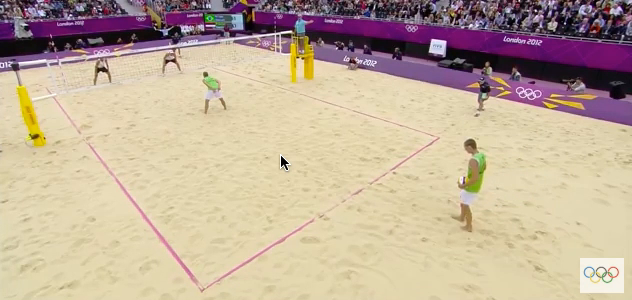
#> input picture frame 76 of media/beachVolleyball1.mov, 632 x 300 px, given in place of beachVolleyball5.mov, which was not available
$ python video5.py   (Python 2 division)
#> lines starting #> are read from the running program, lines starting #| are printed output that depends on the picture; after the words box and inside, x2 and y2 are one past the last pixel; in counts of white or black regions, pixels touching at a corner belong together; pictures that were not available may be replaced by others from this repository, and a replacement may not be noted
import cv2
import numpy as np

cap = cv2.VideoCapture('media/beachVolleyball5.mov')
# FRAME_COUNT = int(cap.get(7))
# print FRAME_COUNT
FRAME_INTERVAL = 1
# ------------ manually chosen features
FRAME_START = 0
FRAME_END = 1120
FULL_COURT_WIDTH = 636
FULL_COURT_HEIGHT = 354
CORNER_1 = [377, 139]
CORNER_2 = [240, 139]
CORNER_3 = [574, 254]
CORNER_4 = [102, 254]
p0 = np.array([[225.0, 152.0], [180.0, 189.0], [400.0, 200.0],
               [467, 190.0], [188.0, 165.0]], np.float32)
p_dst = np.array([[225.0, 152.0], [180.0, 189.0], [400.0, 200.0], [
                 467, 190.0], [188.0, 165.0]], np.float32)
# ------------ manually chosen features

# Parameters for lucas kanade optical flow
lk_params = dict(winSize=(15, 15),
                 maxLevel=2,
                 criteria=(cv2.TERM_CRITERIA_EPS | cv2.TERM_CRITERIA_COUNT,
                           10, 0.1))
# Create some random colors for lk track
color = np.random.randint(0, 255, (100, 3))


# First frame
ret, old_frame = cap.read()
#> old_frame is the input picture: shape (300, 632, 3); mean B, G, R 153.6, 173.9, 193
rows, cols, channels = old_frame.shape
#> rows = 300; cols = 632; channels = 3
# print 'rows', rows
# print 'cols', cols
h, status = cv2.findHomography(p0, p_dst)
old_frame = old_frame[0:rows, 0:cols - 5]
#> old_frame: shape (300, 627, 3)
old_gray = cv2.cvtColor(old_frame, cv2.COLOR_BGR2GRAY)
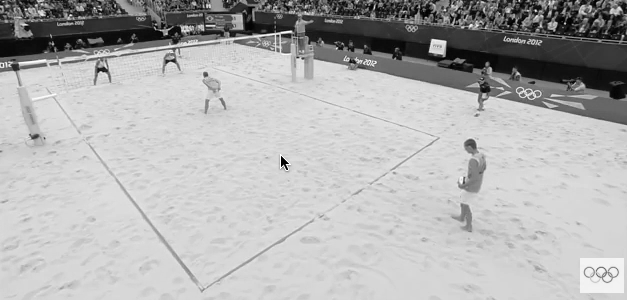
#> old_gray: shape (300, 627); min 0, max 255, mean 177.6
im_out = cv2.warpPerspective(
    old_frame, h, (FULL_COURT_WIDTH, FULL_COURT_HEIGHT))
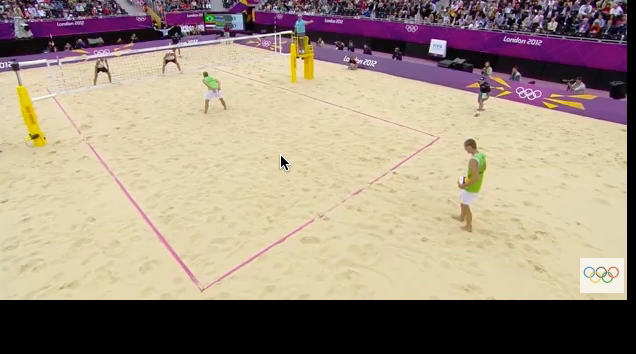
#> im_out: shape (354, 636, 3); mean B, G, R 128.4, 145.5, 161.4
cv2.imshow('frame', im_out)

mask_draw = np.zeros_like(old_frame)
arr = []
arr.append(im_out.copy())
fr = FRAME_START
avgImg = np.float32(im_out)
fr_counter = 1

# Background generator
while(fr < FRAME_END):
    ret, frame = cap.read()
    rows, cols, channels = frame.shape
    frame = frame[0:rows, 0:cols - 5]
#> frame: shape (300, 627, 3)
    if (fr_counter % FRAME_INTERVAL == 0):

        frame_gray = cv2.cvtColor(frame, cv2.COLOR_BGR2GRAY)

        # calculate optical flow
        p1, st, err = cv2.calcOpticalFlowPyrLK(
            old_gray, frame_gray, p0, None, **lk_params)
#> p1 = [[225, 152], [180, 189], [400, 200], [467, 190], [188, 165]]; st = [1, 1, 1, 1, 1]; err = [0.0978, 0.000556, 0.00306, 0.455, 0.154]

        h, status = cv2.findHomography(p1, p_dst)
#> h = [[0.997, -0.00255, 0.563], [-0.000186, 0.996, 0.338], [-9.44e-07, -1.01e-05, 1]]; status = [1, 1, 1, 1, 1]
        im_out_new = cv2.warpPerspective(
            frame, h, (FULL_COURT_WIDTH, FULL_COURT_HEIGHT))

        rows, cols, channels = im_out_new.shape
#> rows = 354; cols = 636
        roi = im_out[0:rows, 0:cols]

        # Now create a mask of logo and create its inverse mask also
        img2gray = cv2.cvtColor(im_out_new, cv2.COLOR_BGR2GRAY)
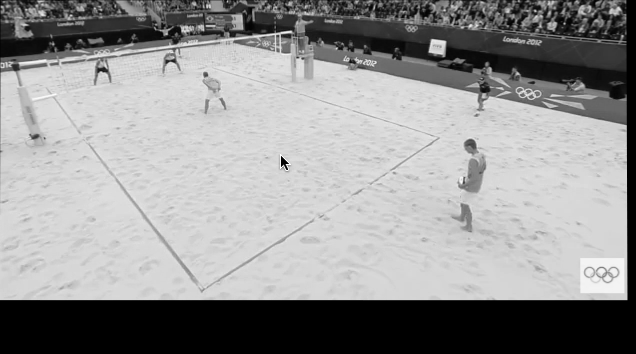
#> img2gray: shape (354, 636); min 0, max 255, mean 148.3
        ret, mask = cv2.threshold(img2gray, 10, 255, cv2.THRESH_BINARY)
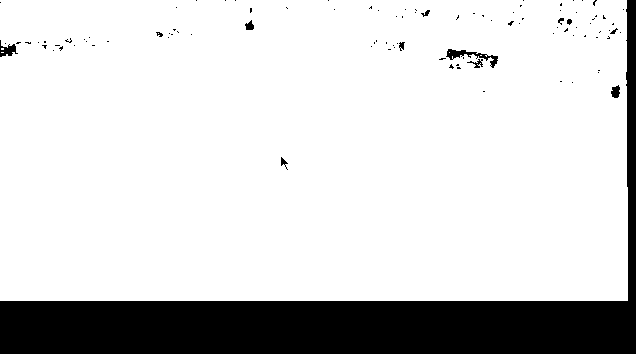
#> mask: shape (354, 636); 83.4% white; 102 black regions (89 under 20 px), largest, box (x1, y1, x2, y2) and area: (0, 0, 636, 354) 36317, (446, 49, 498, 68) 283, (0, 40, 18, 57) 145
        mask_inv = cv2.bitwise_not(mask)

        # Now black-out the area of logo in ROI
        img1_bg = cv2.bitwise_and(roi, roi, mask=mask_inv)

        # Take only region of logo from logo image.
        img2_fg = cv2.bitwise_and(im_out_new, im_out_new, mask=mask)

        # Put logo in ROI and modify the main image
        dst = cv2.add(img1_bg, img2_fg)
        im_out[0:rows, 0:cols] = dst
        im_gray = cv2.cvtColor(im_out, cv2.COLOR_BGR2GRAY)
        arr.append(im_out.copy())
        cv2.imshow('frame', im_out)

        # getting the background
        alpha = 1 / float(fr + 1)
        cv2.accumulateWeighted(im_out, avgImg, alpha)
        im_out = cv2.convertScaleAbs(avgImg)
        normImg = im_out.copy()

        cv2.imshow('background', normImg)

        # draw the tracks
        for i, (new, old) in enumerate(zip(p1, p0)):
            a, b = new.ravel()
            c, d = old.ravel()
            cv2.line(mask_draw, (a, b), (c, d), color[i].tolist(), 2)
            cv2.circle(frame, (a, b), 3, color[i].tolist(), -1)
#> this loop made 5 passes
#> (a, b, c, d) on passes 1 to 5: (225, 152, 225, 152), (180, 189, 180, 189), (400, 200, 400, 200), (467, 190, 467, 190), (188, 165, 188, 165)
        img = cv2.add(frame, mask_draw)

        cv2.imshow('tracking', img)
        k = cv2.waitKey(1) & 0xff
#> (key Esc is pressed here)
        if k == 27:
            break

        # Now update the previous frame and previous points
        old_gray = frame_gray.copy()
        old_frame = frame.copy()
        p0 = p1.copy()

    fr_counter += 1
    fr = fr + 1

# cv2.imwrite('back5.jpg', normImg)
# Background Substraction
bg_gray = cv2.cvtColor(normImg, cv2.COLOR_BGR2GRAY)
p_bg = np.array([CORNER_1, CORNER_2, CORNER_3, CORNER_4], np.float32)

court_top = cv2.imread('court.png', 1)
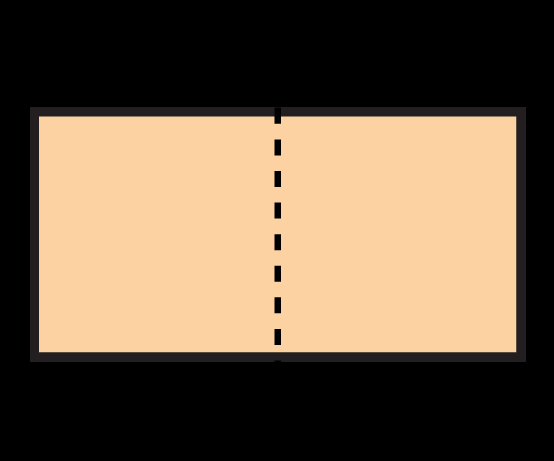
#> input picture court.png, 554 x 461 px
#> court_top is the input picture: shape (461, 554, 3); mean B, G, R 72.6, 93.6, 112.6
p_top = np.array([[40.0, 115.0], [40.0, 350.0], [
                 515.0, 115.0], [515.0, 350.0]], np.float32)
h_top, status = cv2.findHomography(p_bg, p_top)
#> h_top = [[-9.74e-17, -7.71, 1051.5], [0.877, -2.75, -6.82], [-1.41e-19, -0.0109, 1]]; status = [1, 1, 1, 1]
print "homography top", h_top
#| homography top [[-9.73886157e-17 -7.71178189e+00  1.05148328e+03]
#|  [ 8.77150276e-01 -2.75300227e+00 -6.82473223e+00]
#|  [-1.41256900e-19 -1.08730932e-02  1.00000000e+00]]

bg_gray = cv2.GaussianBlur(bg_gray, (21, 21), 0)
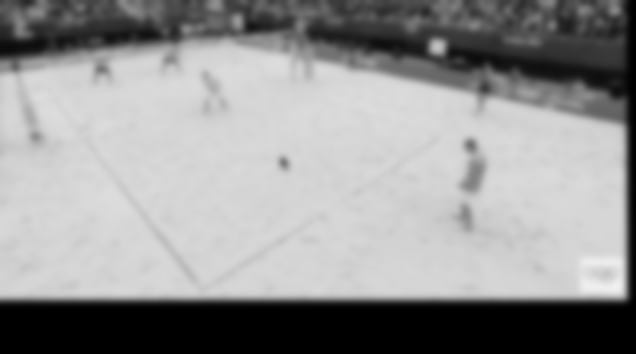
#> bg_gray: shape (354, 636); min 0, max 240, mean 148.4
for fra_ori in arr:
    fra = cv2.cvtColor(fra_ori, cv2.COLOR_BGR2GRAY)
    fra = cv2.GaussianBlur(fra, (21, 21), 0)
    frame_delta = cv2.subtract(bg_gray, fra)
    thresh = cv2.threshold(frame_delta, 30, 255, cv2.THRESH_BINARY)[1]

    # dilate the thresholded image to fill in holes, then find contours
    # on thresholded image
    thresh = cv2.dilate(thresh, None, iterations=6)
    (cnts, _) = cv2.findContours(thresh.copy(),
                                 cv2.RETR_EXTERNAL, cv2.CHAIN_APPROX_SIMPLE)

    court_top_copy = court_top.copy()
    # loop over the contours
    for c in cnts:
        # if the contour is too small, ignore it
        if cv2.contourArea(c) < 5 and cv2.contourArea(c) > 10:
            continue

        # compute the bounding box for the contour, draw it on the frame,
        # and update the text
        (x, y, w, h) = cv2.boundingRect(c)
        cv2.rectangle(fra_ori, (x, y), (x + w, y + h), (0, 255, 0), 2)

        xi = (x + x + h) / 2
        yi = y + h

        h0 = h_top[0, 0]
        h1 = h_top[0, 1]
        h2 = h_top[0, 2]
        h3 = h_top[1, 0]
        h4 = h_top[1, 1]
        h5 = h_top[1, 2]
        h6 = h_top[2, 0]
        h7 = h_top[2, 1]
        h8 = h_top[2, 2]

        tx = (h0 * xi + h1 * yi + h2)
        ty = (h3 * xi + h4 * yi + h5)
        tz = (h6 * xi + h7 * yi + h8)

        px = int(tx / tz)
        py = int(ty / tz)
        # Print the player on top down view
        cv2.circle(court_top_copy, (px, py), 3, (0, 0, 255), -1)

    cv2.imshow('frame_delta', frame_delta)
    cv2.imshow('frame_thresh', thresh)
    cv2.imshow('frame_detect', fra_ori)
    cv2.imshow('court_top', court_top_copy)

    k = cv2.waitKey(1) & 0xff
    if k == 27:
        break
#> this loop made 1 pass; (key Esc is pressed on pass 1)
#> pass 1, `frame_delta = cv2.subtract(bg_gray, fra)`:
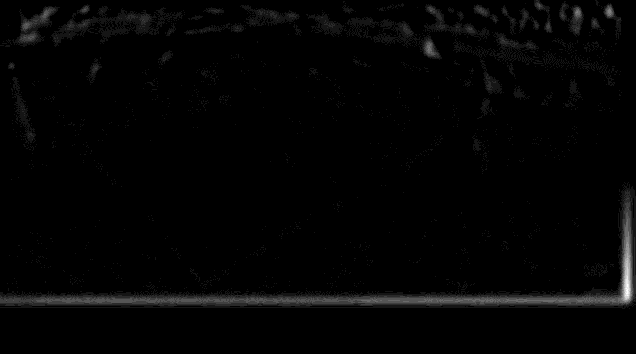
#> frame_delta: shape (354, 636); min 0, max 12, mean 0.193; drawn with min black and max white

cv2.destroyAllWindows()
cap.release()

$ run again, starting later in the video
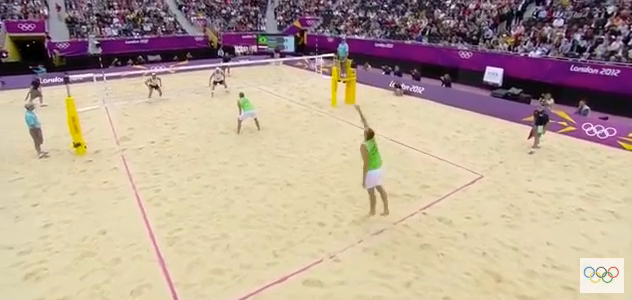
#> input picture frame 342 of media/beachVolleyball1.mov, 632 x 300 px, given in place of beachVolleyball5.mov, which was not available
#> old_frame is the input picture: shape (300, 632, 3); mean B, G, R 149.8, 165.8, 185.3
#> old_frame: shape (300, 627, 3)
#> p1 = [[225, 152], [180.1, 189.3], [400, 200], [467, 190], [188.2, 165.2]]; st = [1, 1, 1, 1, 1]; err = [0.0706, 0.548, 0, 0, 0.563]
#> `h, status = cv2.findHomography(p1, p_dst)`: h = [[1.01, -0.000172, -0.722], [0.00226, 0.999, -0.13], [5.95e-06, 3.56e-06, 1]]; status = [1, 1, 1, 1, 1]
#> mask: shape (354, 636); 83% white; 146 black regions (139 under 20 px), largest, box (x1, y1, x2, y2) and area: (0, 0, 636, 354) 37230, (0, 40, 53, 73) 668, (553, 88, 561, 94) 26
#> the loop `for i, (new, old) in enumerate(zip(p1, p0)):` made 5 passes
#> (a, b, c, d) on passes 1 to 5: (225, 152, 225, 152), (180.1, 189.3, 180, 189), (400, 200, 400, 200), (467, 190, 467, 190), (188.2, 165.2, 188, 165)
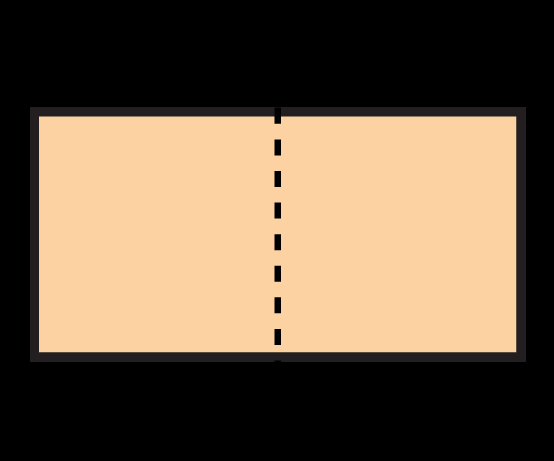
#> input picture court.png, 554 x 461 px
#> court_top is the input picture: shape (461, 554, 3); mean B, G, R 72.6, 93.6, 112.6
#> `h_top, status = cv2.findHomography(p_bg, p_top)`: h_top = [[-9.74e-17, -7.71, 1051.5], [0.877, -2.75, -6.82], [-1.41e-19, -0.0109, 1]]; status = [1, 1, 1, 1]
#| homography top [[-9.73886157e-17 -7.71178189e+00  1.05148328e+03]
#|  [ 8.77150276e-01 -2.75300227e+00 -6.82473223e+00]
#|  [-1.41256900e-19 -1.08730932e-02  1.00000000e+00]]
#> the loop `for fra_ori in arr:` made 1 pass; (key Esc is pressed on pass 1)
#> pass 1, `frame_delta = cv2.subtract(bg_gray, fra)`:
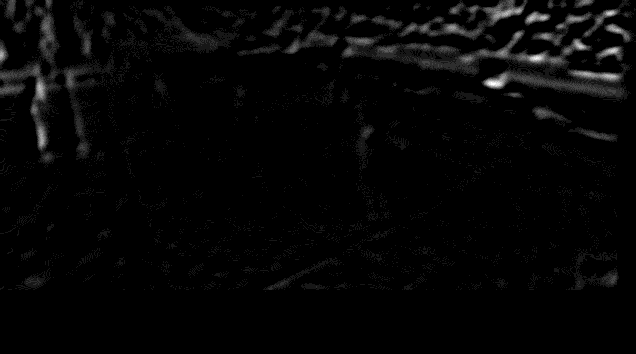
#> frame_delta: shape (354, 636); min 0, max 11, mean 0.246; drawn with min black and max white

$ run again, starting later in the video
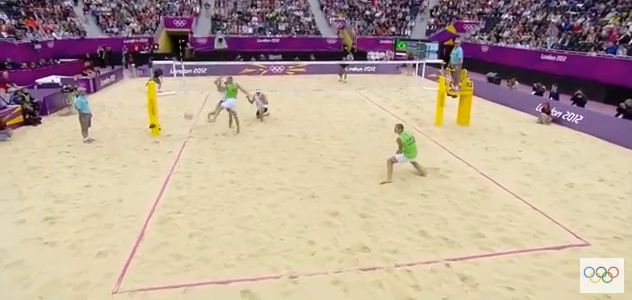
#> input picture frame 608 of media/beachVolleyball1.mov, 632 x 300 px, given in place of beachVolleyball5.mov, which was not available
#> old_frame is the input picture: shape (300, 632, 3); mean B, G, R 151.1, 166.4, 185.7
#> old_frame: shape (300, 627, 3)
#> p1 = [[225, 152], [180, 189], [400.4, 199.8], [467.4, 190], [188, 165]]; st = [1, 1, 1, 1, 1]; err = [0.000139, 0, 0.637, 0.438, 0]
#> `h, status = cv2.findHomography(p1, p_dst)`: h = [[0.995, -0.00262, 1.21], [-0.00103, 1, -0.0879], [-5.98e-06, 2.26e-06, 1]]; status = [1, 1, 1, 1, 1]
#> mask: shape (354, 636); 83.6% white; 64 black regions (59 under 20 px), largest, box (x1, y1, x2, y2) and area: (0, 0, 636, 354) 36413, (0, 0, 6, 131) 144, (173, 36, 188, 53) 99, (98, 58, 105, 65) 28, (444, 54, 449, 62) 22
#> the loop `for i, (new, old) in enumerate(zip(p1, p0)):` made 5 passes
#> (a, b, c, d) on passes 1 to 5: (225, 152, 225, 152), (180, 189, 180, 189), (400.4, 199.8, 400, 200), (467.4, 190, 467, 190), (188, 165, 188, 165)
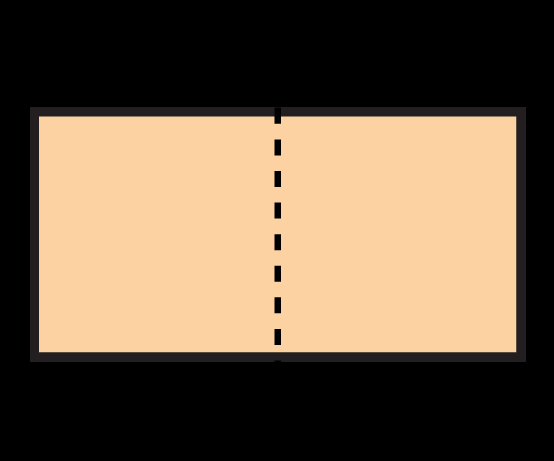
#> input picture court.png, 554 x 461 px
#> court_top is the input picture: shape (461, 554, 3); mean B, G, R 72.6, 93.6, 112.6
#> `h_top, status = cv2.findHomography(p_bg, p_top)`: h_top = [[-9.74e-17, -7.71, 1051.5], [0.877, -2.75, -6.82], [-1.41e-19, -0.0109, 1]]; status = [1, 1, 1, 1]
#| homography top [[-9.73886157e-17 -7.71178189e+00  1.05148328e+03]
#|  [ 8.77150276e-01 -2.75300227e+00 -6.82473223e+00]
#|  [-1.41256900e-19 -1.08730932e-02  1.00000000e+00]]
#> the loop `for fra_ori in arr:` made 1 pass; (key Esc is pressed on pass 1)
#> pass 1, `frame_delta = cv2.subtract(bg_gray, fra)`:
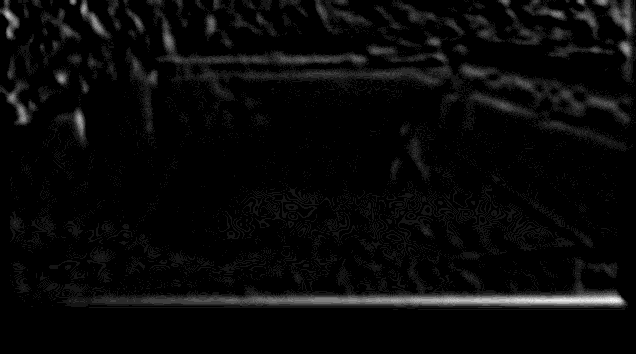
#> frame_delta: shape (354, 636); min 0, max 12, mean 0.421; drawn with min black and max white
